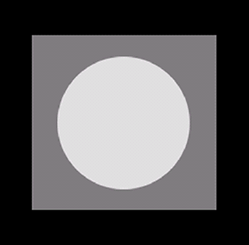
%> input picture CSE_LAB_4TH/401/401_LAB/19.Noise Model/help/Noise Model_sanjoy/main.bmp, 249 x 245 px
$ octave exxponential.m   (GNU Octave 9; MATLAB toolbox functions it lacks are replaced by stand-ins)
%> lines starting %> are read from the running program, lines starting %| are printed output that depends on the picture
clear all;
close all;
I = imread('main.bmp');
%> I is the input picture: size 245x249x3 uint8; mean R, G, B 89.4, 88.2, 89.4
main = rgb2gray(I);
main=double(main);
%> main: size 245x249 double
%default a=1
a=0.1;
z=1/a;
[M N]=size(main);
%> M = 245; N = 249
noise=exprnd(z,M,N);
ni=main+noise;
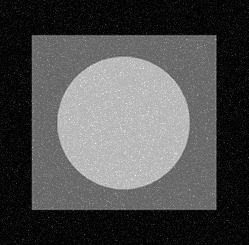
%> ni: size 245x249 double; min 4.07e-05, max 319, mean 98.7; drawn with min black and max white
figure,
subplot(1,2,1);
imshow(uint8(main));
title('main image');
subplot(1,2,2);
imshow(uint8(ni));
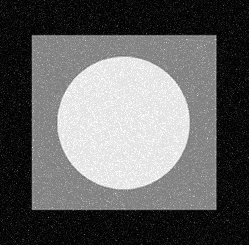
%> displayed picture: size 245x249, on the screen's scale of 0 to 255; min 0, max 255, mean 98.6
title('Degraded Image');

figure,
hist((noise));
title('Histigram of noise');
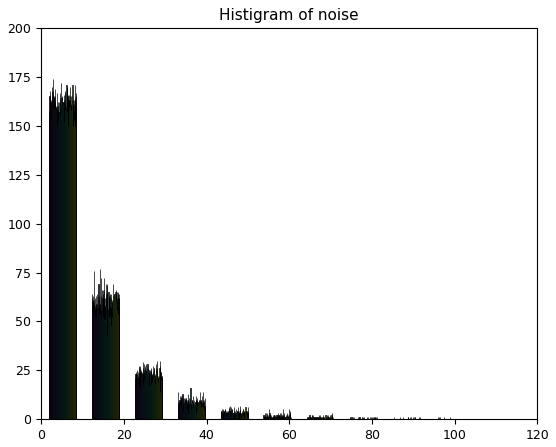
%> figure redrawn from the program's plot data; tallest bar 156 high, from x = 1.87 to 1.9; tallest bar 151 high, from x = 1.9 to 1.92; tallest bar 149 high, from x = 1.92 to 1.95; tallest bar 153 high, from x = 1.95 to 1.98
% [6 lines of commented-out code are left out]
